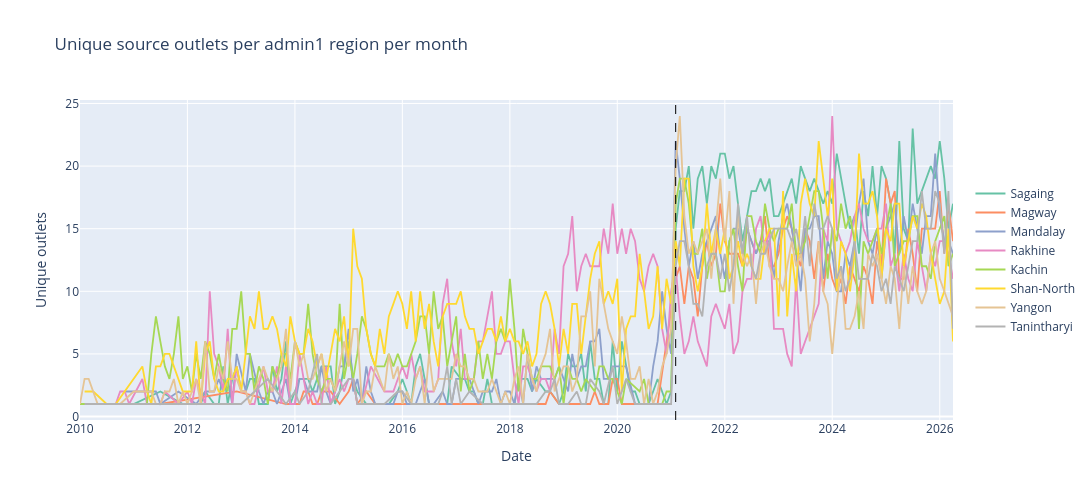

The cell this chart's notebook holds for it:
### Code cell
# Plot 3: unique regional outlets over time per admin1
fig3 = go.Figure()
for admin1 in TOP_ADMIN1:
    sub = reg_top[reg_top['admin1'] == admin1]
    fig3.add_trace(go.Scatter(
        x=sub['month_dt'], y=sub['unique_regional_outlets'],
        name=admin1, mode='lines',
        line=dict(color=COLOR_MAP[admin1], width=1.8)
    ))
fig3.add_vline(x=str(COUP_DATE.date()), line_dash='dash', line_color='black', line_width=1)
fig3.update_layout(
    title='Unique source outlets per admin1 region per month',
    xaxis_title='Date', yaxis_title='Unique outlets',
    hovermode='x unified', width=1200, height=500,
    legend=dict(orientation='v', x=1.02, y=0.5)
)
fig3.show()
